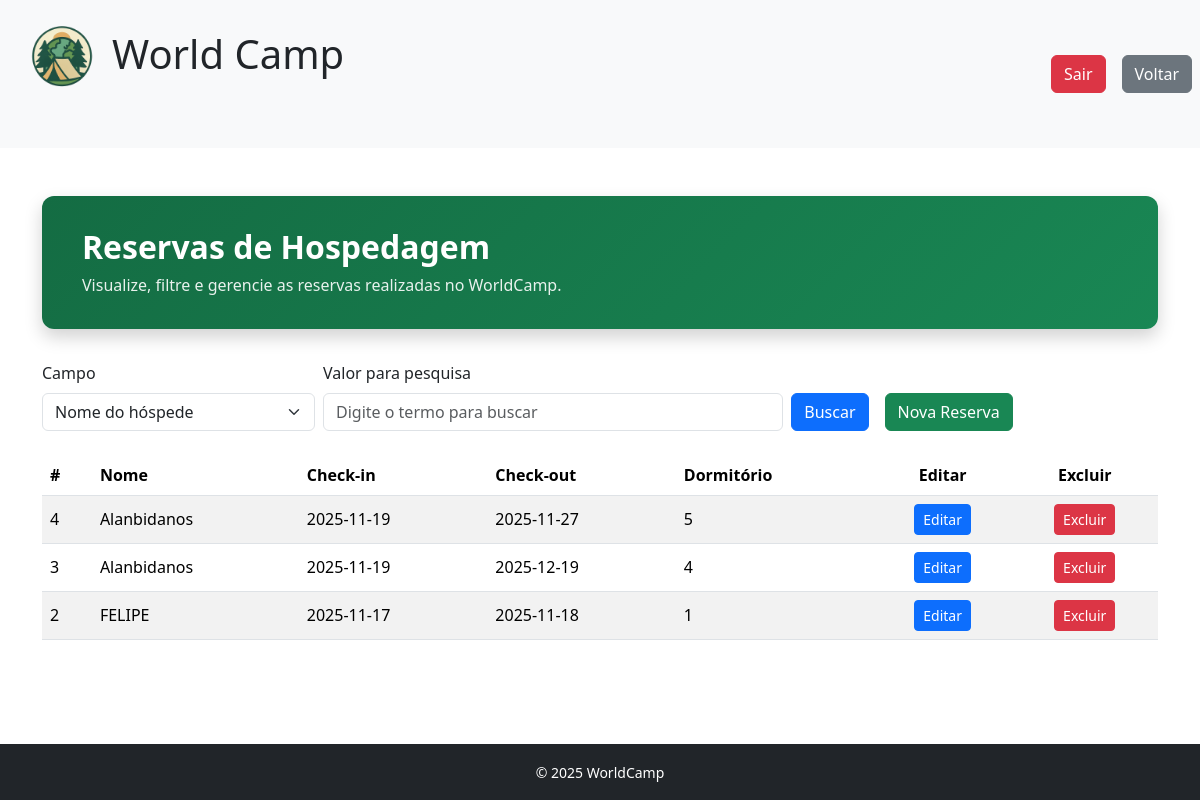
Page /telas/reservas/ReservasList.php (signed in) on the earlier database version.
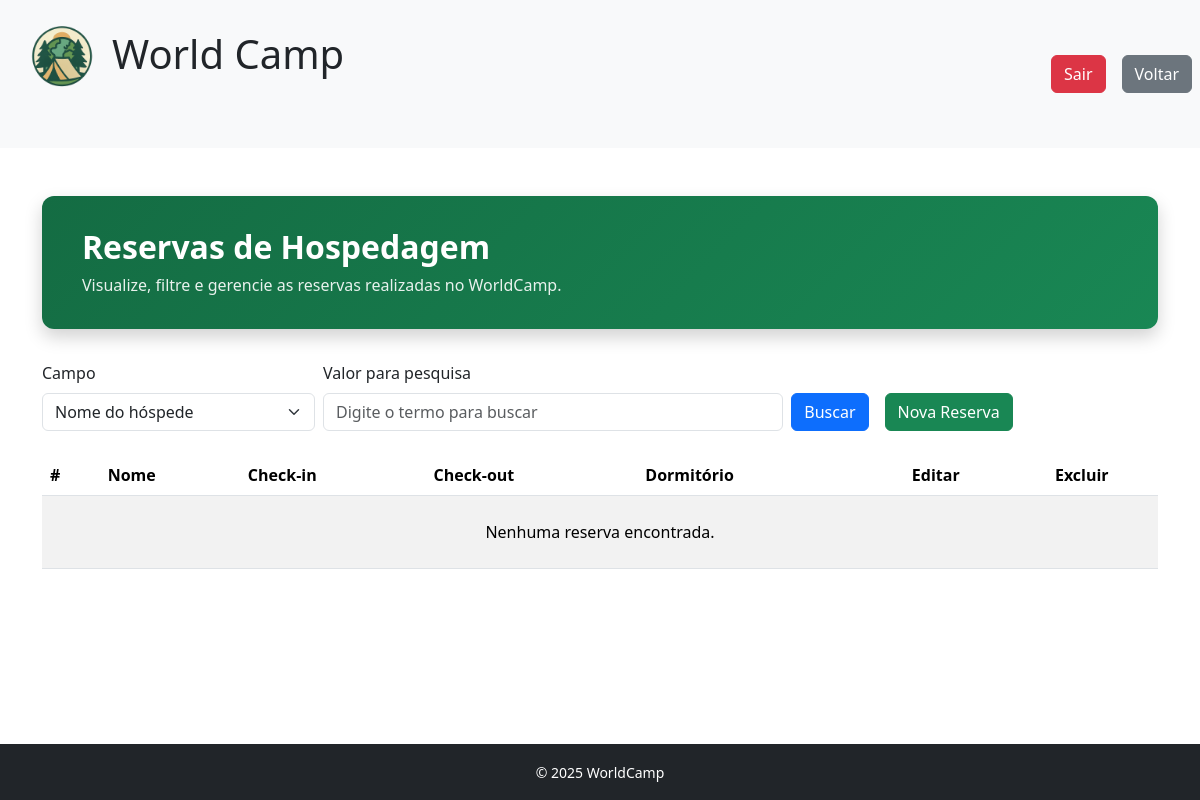
Same page on the later database version.
### tables this page shows
CREATE TABLE IF NOT EXISTS `agendardormitorio` (
  `Id` int NOT NULL AUTO_INCREMENT,
  `nome-usuario` varchar(50) NOT NULL DEFAULT '',
  `check-in` date NOT NULL,
  `check-out` date NOT NULL,
  `dormitorio` int NOT NULL,
  PRIMARY KEY (`Id`)
);

### database/db.class.php (called while the page is built, shortened)
<?php
class db
{
    private $host = "localhost";
    private $user = "root";
    private $password = "";
    private $port = "3306";
    private $dbname = "WorldCamp";
    public function conn()
    {
        try {
            $conn = new PDO(
                "mysql:host=$this->host;dbname=$this->dbname;port=$this->port",
                $this->user,
                $this->password,
                [
                    PDO::ATTR_ERRMODE => PDO::ERRMODE_EXCEPTION,
                    PDO::MYSQL_ATTR_INIT_COMMAND => "SET NAMES utf8"
                ]
            );
            return $conn;
        } catch (PDOException $e) {
            echo "Erro: " . $e->getMessage();
            exit;
        }
    }
    public function allReserva()
    {
        $conn = $this->conn();
        $sql = "SELECT * FROM agendardormitorio ORDER BY Id DESC";
        $st = $conn->prepare($sql);
        $st->execute();
        return $st->fetchAll(PDO::FETCH_CLASS);
    }
public function getReservasFiltradas($post)
{
    return $this->allReservas();
}
    public function allReservas()
    {
        return $this->allReserva();
    }
}
?>

### telas/reservas/ReservasList.php (the view, shortened to what this page needs)
<?php
include '../../header.php';
include '../../database/db.class.php';
$db = new db();
$db->checkLogin();
$db->processarExclusaoReserva();
$reservas = $db->getReservasFiltradas($_POST);
?>
<div class="container my-4">
    <div class="hero-reservas-list">
        <h2>Reservas de Hospedagem</h2>
        <p>Visualize, filtre e gerencie as reservas realizadas no WorldCamp.</p>
    </div>
    <form action="./ReservasList.php" method="post" class="mb-4">
        <div class="row g-2 align-items-end">
            <div class="col-md-3">
                <label class="form-label">Campo</label>
                <select name="tipo" class="form-select">
                    <option value="nome-usuario">Nome do hóspede</option>
                </select>
            </div>
            <div class="col-md-5">
                <label class="form-label">Valor para pesquisa</label>
                <input type="text" name="valor" placeholder="Digite o termo para buscar" class="form-control">
            </div>
            <div class="col-md-4 d-flex gap-2">
                <div class="me-2">
                    <button type="submit" class="btn btn-primary w-100 mt-4">
                        Buscar
                    </button>
                </div>
                <div>
                    <a href="./ReservasForm.php" class="btn btn-success w-100 mt-4">
                        Nova Reserva
                    </a>
                </div>
            </div>
        </div>
    </form>
    <div class="table-responsive">
        <table class="mb-5 table table-striped table-hover table-reservas align-middle">
            <thead>
                <tr>
                    <th>#</th>
                    <th>Nome</th>
                    <th>Check-in</th>
                    <th>Check-out</th>
                    <th>Dormitório</th>
                    <th class="text-center">Editar</th>
                    <th class="text-center">Excluir</th>
                </tr>
            </thead>
            <tbody>
                <?php if (!empty($reservas)): ?>
                    <?php foreach ($reservas as $item): ?>
                        <tr>
                            <td><?= $item->Id ?></td>
                            <td><?= $item->{'nome-usuario'} ?></td>
                            <td><?= $item->{'check-in'} ?></td>
                            <td><?= $item->{'check-out'} ?></td>
                            <td><?= $item->dormitorio ?></td>
                            <td class="text-center">
                                <a href="./ReservasForm.php?Id=<?= $item->Id ?>" class="btn btn-primary btn-sm">
                                    Editar
                                </a>
                            </td>
                            <td class="text-center">
                                <a href="./ReservasList.php?Id=<?= $item->Id ?>"
                                    onclick="return confirm('Deseja excluir esta reserva?')"
                                    class="btn btn-danger btn-sm">
                                    Excluir
                                </a>
                            </td>
                        </tr>
                    <?php endforeach; ?>
                <?php else: ?>
                    <tr>
                        <td colspan="7" class="text-center py-4">
                            Nenhuma reserva encontrada.
                        </td>
                    </tr>
                <?php endif; ?>
            </tbody>
        </table>
    </div>
</div>
<?php
include '../../footer.php';
?>

Differences in the rows shown:
removed agendardormitorio: Id "4", item "Alanbidanos", item "2025-11-19", item "2025-11-27", dormitorio "5"
removed agendardormitorio: Id "3", item "Alanbidanos", item "2025-11-19", item "2025-12-19", dormitorio "4"
removed agendardormitorio: Id "2", item "FELIPE", item "2025-11-17", item "2025-11-18", dormitorio "1"
Other differences:
text now shown: "Nenhuma reserva encontrada."
